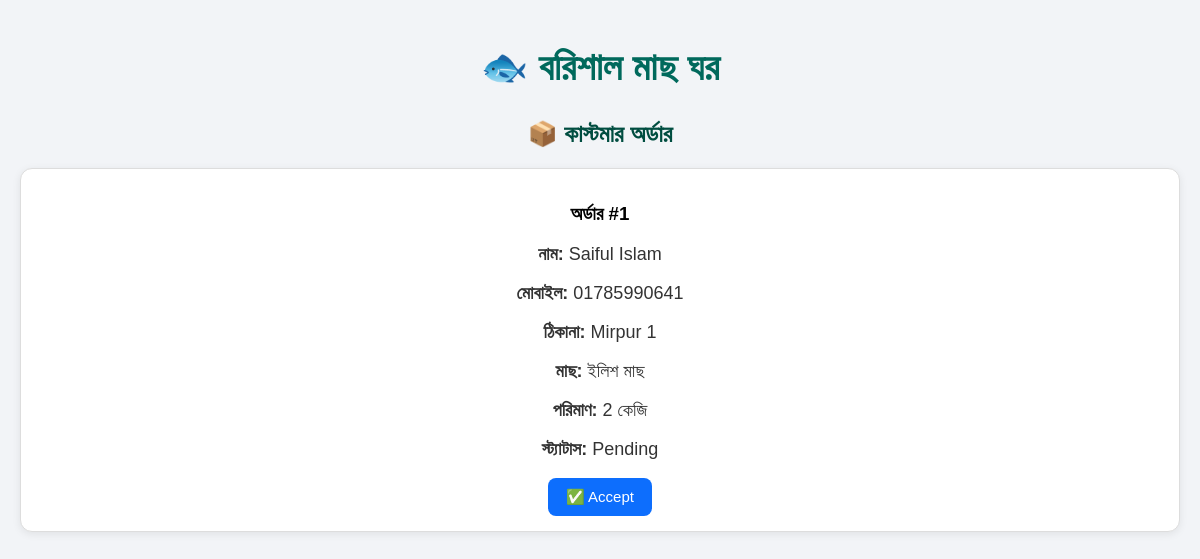
The app's page /orders (signed in), older data.
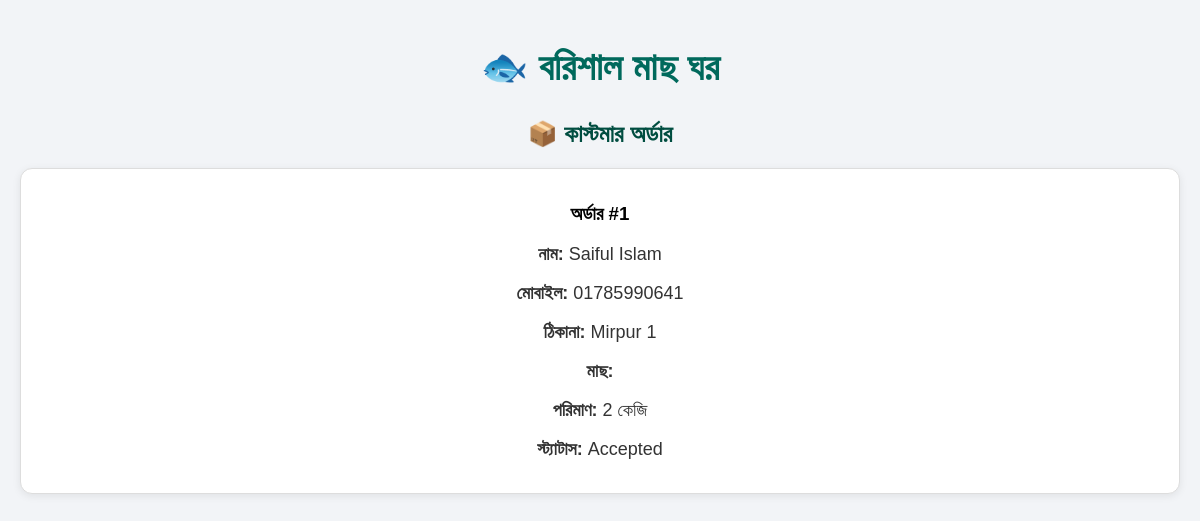
The same page, newer data.
### app.py (models this page shows)
class Order(db.Model):
    id = db.Column(db.Integer, primary_key=True)
    customer_name = db.Column(db.String(100))
    phone = db.Column(db.String(20))
    address = db.Column(db.String(300))
    fish_id = db.Column(db.Integer, db.ForeignKey("fish.id"))
    fish = db.relationship("Fish")
    quantity = db.Column(db.Integer)
    status = db.Column(db.String(20), default="Pending")

class Fish(db.Model):
    id = db.Column(db.Integer, primary_key=True)
    name = db.Column(db.String(100))
    price = db.Column(db.Integer)
    image = db.Column(db.String(100))
    stock = db.Column(db.Integer, default=0)

### app.py (the view)
@app.route("/orders")
def orders():
    if not session.get("admin"):
        return redirect("/admin")
    orders = Order.query.all()
    return render_template(
        "admin/orders.html",
        orders=orders
    )

### templates/admin/orders.html (shortened to what this page needs)
<!DOCTYPE html>
<html lang="bn">
<head>
<link rel="stylesheet" href="{{ url_for('static', filename='style.css') }}">
</head>
<body>
<h1>🐟 বরিশাল মাছ ঘর</h1>
<h2>📦 কাস্টমার অর্ডার</h2>
{% for order in orders %}
<div class="fish-card">
<h3>অর্ডার #{{ order.id }}</h3>
<p>
<strong>নাম:</strong> {{ order.customer_name }}
</p>
<p>
<strong>মোবাইল:</strong> {{ order.phone }}
</p>
<p>
<strong>ঠিকানা:</strong> {{ order.address }}
</p>
<p>
<strong>মাছ:</strong> {{ order.fish.name }}
</p>
<p>
<strong>পরিমাণ:</strong> {{ order.quantity }} কেজি
</p>
<p>
<strong>স্ট্যাটাস:</strong> {{ order.status }}
</p>
{% if order.status == "Pending" %}
<a href="{{ url_for('accept_order', id=order.id) }}">
    <button>✅ Accept</button>
</a>
{% endif %}
</div>
{% endfor %}
</body>
</html>

### static/style.css (style rules this page uses)
.fish-card { width: 100%; box-sizing: border-box; }
body { font-family: Arial, sans-serif; background: #eef8ff; text-align: center; margin: 0; padding: 20px; }
h1 { color: #00695c; font-size: 38px; margin-bottom: 10px; }
h2 { color: #004d40; margin-top: 30px; }
p { font-size: 18px; color: #333; }
body { background:#f2f4f7; }
.fish-card { background:#ffffff; border:1px solid #ddd; border-radius:12px; padding:15px; margin:15px 0; box-shadow:0 2px 8px rgba(0,0,0,.08); }
.fish-card { width: 100%; margin: 0; box-sizing: border-box; }

Row changes from the older to the newer data that the page shows:
changed Order "Saiful Islam": status "Pending" → "Accepted"; fish.name "ইলিশ মাছ" → (not shown)
